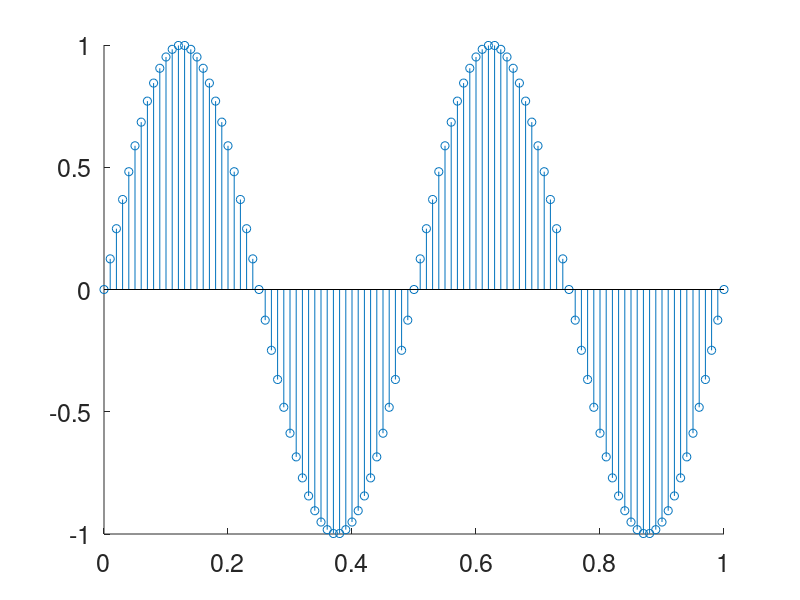
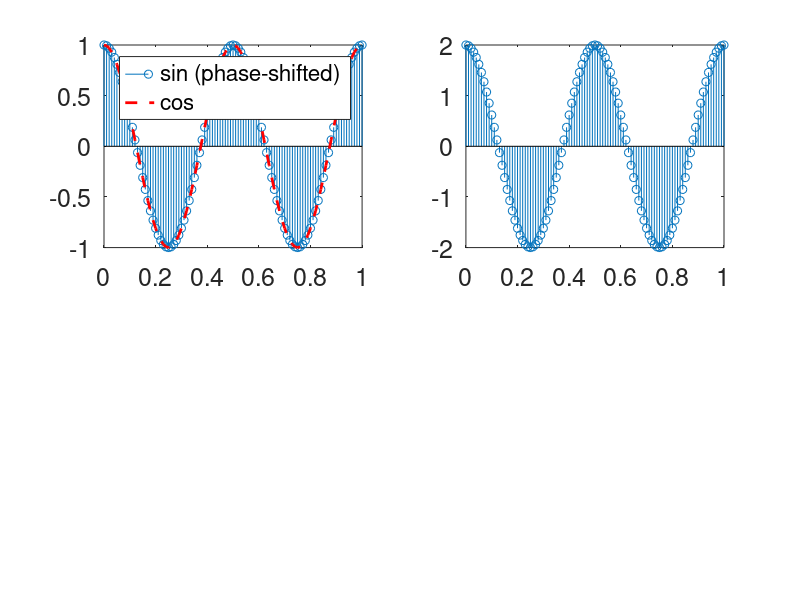
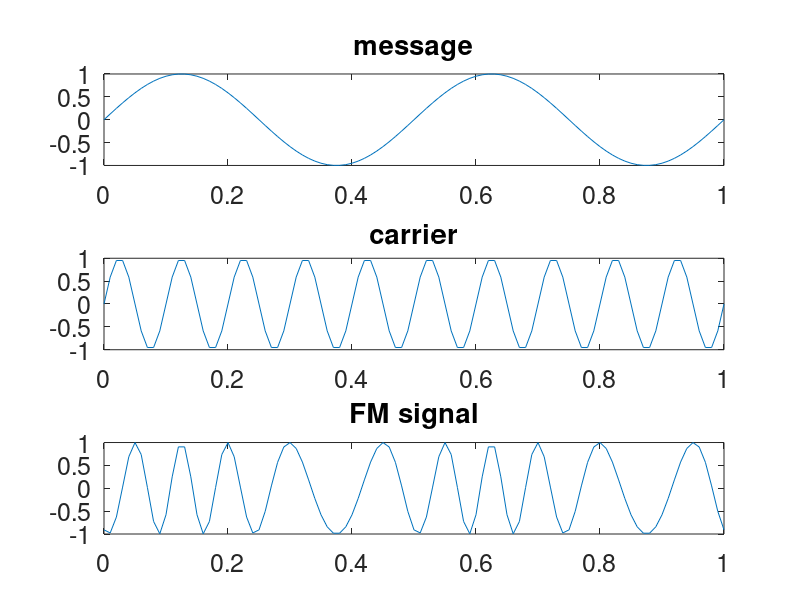
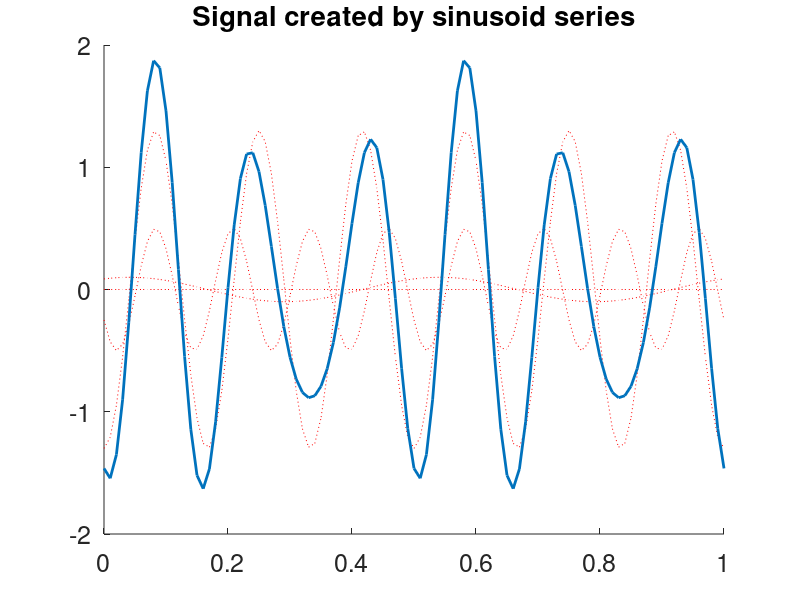

Write the MATLAB code that produced these figures, in order. (Note: this script raises an error after producing the figures.)
% Fourier series, transforms, power spectra
% -----------------------------------------

% See also MAtlab documentation on Spectral Analysis
% 

set(0,'DefaultAxesFontSize',18)


%% Sinusoids - Periodic functions of time / oscillations
% plot a simple sinusoid
Fs = 100; % in samples per second (Hz)
t0 = 0; t1 = 1; % start and end times
tvec = t0:1./Fs:t1; % construct time axis

f = 2; % frequency of sine to plot
y = sin(2*pi*f*tvec); % note sin() expects arguments in radians, not degrees (see also ''sind()'')
figure; hold on;
stem(tvec,y);

keyboard;
% Phase and amplitude of sinusoids
% -------------------------------
figure; hold on;
phi = pi/2;
subplot(221)
y = sin(2*pi*f*tvec + phi); % a phase shift
stem(tvec,y);
hold on;
plot(tvec,cos(2*pi*f*tvec),'r--','LineWidth',2) % notice, cosine is simply phase shifted sine
legend('sin (phase-shifted)', 'cos');
a = 2;
subplot(222)
y = a.*sin(2*pi*f*tvec + phi); % amplitude change
stem(tvec,y); % note scale of y axis!

keyboard;


% Frequency modulation of carrier signal: similar to cross-frequency coupling
% ------------------------------------------------------
figure; hold on;
f2 = 10;
m = 2;
subplot(311)
s1 = sin(2*pi*f*tvec);
plot(tvec,s1); title('message');
subplot(312);
s2 = sin(2*pi*f2*tvec);
plot(tvec,s2); title('carrier');
subplot(313);
s3 = sin(2*pi*f2*tvec + m.*sin(2*pi*f*tvec - pi/2));
plot(tvec,s3); title('FM signal');

keyboard;


%% Fourier analysis. Sum of sinusoids and harmonic series
% ------------------------------------------------------

%% harmonic series example
figure; hold on;
mag = [0.1 0 1.3 0.5]; % magnitudes for each term
pha = [-pi/6 0 pi 2*pi/3]; % phases for each term
f = 2; % base frequency
signal_out = zeros(size(tvec));
for ii = 1:numel(mag) % dont use i for index!
    this_signal = mag(ii)*cos(2*pi*f*ii*tvec + pha(ii));
    plot(tvec,this_signal,'r:'); hold on;
    signal_out = signal_out + this_signal; % build the sum
end
plot(tvec,signal_out,'LineWidth',2);
title('Signal created by sinusoid series')


keyboard;

% Fourier: any continuous signal can be represented by a series of sinusoids



%% Decomposing and reconstructing a signal
% ------------------------------------------------------
% FFT  computes the DFT to get amplitudes and phases of a signal
%%
rng('default'); % reset random number generator to reproducible state, so your plot will look like mine!
x = round(rand(1,8)*10); % generate a length 8 vector of integers between 0 and 10
xlen = length(x);
% get magnitudes and phases of Fourier series
X = fft(x);
Xmag = abs(X); % magnitudes, a_n
Xphase = angle(X); % phases, phi_n
n = 0:xlen-1;
t = 0:0.05:xlen-1; % a finer timescale to show the smooth signal later
for iH = xlen-1:-1:0 % reconstruct each harmonic
    s(iH+1,:) = Xmag(iH+1)*cos(2*pi*n*iH/xlen + Xphase(iH+1))/xlen;
    sm(iH+1,:) = Xmag(iH+1)*cos(2*pi*t*iH/xlen + Xphase(iH+1))/xlen;
    % detail: xlen appears here because the fundamental frequency used by fft() depends on this
end
ssum = sum(s); % coarse timescale (original points)
smsum = sum(sm); % fine timescale (to see full signal)
figure;
plot(n, x, 'go', t, smsum, 'b', n, ssum, 'r*');
legend({'original','sum - all','sum - points only'});

keyboard;


%% FFT output - magnitude and phase spectra

Fs = 20; % in samples per second (Hz)
t0 = 0; t1 = 1; % start and end times
tvec = t0:1/Fs:t1-(1/Fs); % construct time axis; generate exactly 20 samples
f = 2; % signal frequency
y = sin(2*pi*f*tvec); % construct signal, a 2Hz sine wave sampled at 20Hz for 1s
yfft = fft(y,length(y));
yfft_mag = abs(yfft); yfft_ph = angle(yfft);
figure;
stem(yfft_mag);

% What is the frequency axis?   0-Fs/2
% Both real and complex components are returned

% Single-sided spectrum
Npoints = length(y);
F = [-Npoints/2:Npoints/2-1]./Npoints; % construct frequency axis
yfft_mag = fftshift(yfft_mag); % align output, see note below
figure;
stem(F,yfft_mag);
xlabel('Frequency (Fs^{-1})');
%fftshift() cuts the second (complex) half of the spectrum and pastes it backwards at the beginning, so that our frequency
%axis is now correct; it is in units of 1/Fs, so 0.1 corresponds to the 2Hz we put in

keyboard;


%% FFT output - magnitude and phase spectra

% Complete periods of signal not present:
tvec = t0:1/Fs:t1;
y = sin(2*pi*f*tvec);
yfft = fft(y,length(y));
yfft_mag = abs(yfft); yfft_ph = angle(yfft);
figure;
stem(yfft_mag);
% No frequency bin that is true freq of signal.

% Control nuber of points in fft
% Zero padding allows a longe harmonic series with smaller fundamental frequency
tvec = t0:1/Fs:t1;
nPoints = [length(tvec) 64 256 1024];
figure; hold on;
for iP = 1:length(nPoints) % repeat fft with different numbers of points
    nP = nPoints(iP);
    subplot(2,2,iP);
    y = sin(2*pi*f*tvec);
    yfft = fft(y,nP);
    yfft_mag = abs(yfft); yfft_ph = angle(yfft);
    F = [-nP/2:nP/2-1]./nP;
    yfft_mag = fftshift(yfft_mag);
    plot(F,yfft_mag,'kx',F,yfft_mag,'k');
    title(sprintf('%d point FFT',nP));
    xlabel('Frequency (Fs^{-1})');
end
% Zero padding original signal will also have similar effect

keyboard;

%% Spectral leakage
% ------------------

tvec = t0:1/Fs:t1-(1/Fs);
nRepeats = [1 2 4 8];
nP = 1024;
figure; hold on;

for iP = 1:length(nRepeats)
    subplot(2,2,iP);
    y = sin(2*pi*f*tvec);
    y = repmat(y,[1 nRepeats(iP)]); % repeat the signal a number of times
    yfft = fft(y,nP);
    yfft_mag = abs(yfft); yfft_ph = angle(yfft);
    F = [-nP/2:nP/2-1]./nP;
    yfft_mag = fftshift(yfft_mag);
    plot(F,yfft_mag,'kx',F,yfft_mag,'k');
    title(sprintf('%d repeats',nRepeats(iP)));
    xlabel('Frequency (Fs^{-1})');
end


keyboard;

%% WINDOWING
% ----------
% Thereore, use windowing to prevent abrupt changes in signals

% CONVOLUTION THEOREM! - HALT!!



nP = 25;
nPFFT = 1024;
windows = {'rectwin','triang','hamming','hanning','blackman'};
cols = 'rgbcmyk';
figure; hold on;
for iW = 1:length(windows)
    eval(cat(2,'wn = ',windows{iW},'(nP);')); % make sure you understand this
    wn = wn./sum(wn);
    subplot(211); % plot the window
    plot(wn,cols(iW),'LineWidth',2); hold on;
    subplot(212);
    yfft = fft(wn,nPFFT);
    yfft_mag = abs(yfft); yfft_ph = angle(yfft);
    F = [-nPFFT/2:nPFFT/2-1]./nPFFT;
    yfft_mag = fftshift(yfft_mag);
    h(iW) = plot(F,yfft_mag,cols(iW),'LineWidth',2); hold on;
end
xlabel('Frequency (Fs^{-1})');
legend(h,windows);


%% Spectral Estimation

% periodogram // get Fourier coefficients by aplying DFT to entire data set
% Noisy and biased

[Pxx,F] = periodogram(y,[],nP,Fs);
figure;
plot(F,Pxx); xlabel('Frequency (Hz)');
hold on;
[Pxx,F] = periodogram(y,hanning(length(y)),nP,Fs);
plot(F,Pxx,'r');

keyboard;

% More robust estimates by estimating spectrums for segments - but tradeoff
% in frequency resolution
% Bartletts method/ Welch's method 

t0 = 0; t1 = 1;
f = 2;
nRepeats = 4;
tvec = t0:1/Fs:t1-(1/Fs);
nP = 1024;
y = sin(2*pi*f*tvec);
y = repmat(y,[1 nRepeats]);
[Pxx,F] = periodogram(y,rectwin(length(y)),nP,Fs);
figure ; hold on
plot(F,Pxx);
hold on;
wSize = 40;
[Pxx,F] = pwelch(y,rectwin(wSize),wSize/2,nP,Fs);
plot(F,Pxx,'r'); xlabel('Frequency (Hz)');


keyboard; 

%% Unevenly sampled data
% ----------------------

Fs = 20; % in samples per second (Hz)
t0 = 0; t1 = 1; f = 2;
nP = 1024;
gaps = [5 10 15]; % idx of samples to be removed
tvec = t0:1/Fs:t1;%-(1/Fs);
y = sin(2*pi*f*tvec);
figure; hold on;
subplot(211)
plot(tvec,y,'k*'); hold on;
yfft = fft(y,nP);
yfft_mag = abs(yfft); yfft_ph = angle(yfft);
F = [-nP/2:nP/2-1]./nP;
yfft_mag = fftshift(yfft_mag);
subplot(212);
plot(F,yfft_mag,'k-x'); hold on;
xlabel('Frequency (Fs^{-1})');

% signal with gaps

y2 = y;
y2(gaps) = []; tvec(gaps) = []; % remove
figure; hold on;
subplot(211);
plot(tvec,y2,'bo'); hold on;
yfft = fft(y2,nP);
yfft_mag = abs(yfft); yfft_ph = angle(yfft);
F = [-nP/2:nP/2-1]./nP;
yfft_mag = fftshift(yfft_mag);
subplot(212);
plot(F,yfft_mag,'b-x');
legend('y','y2 (with gaps)')


